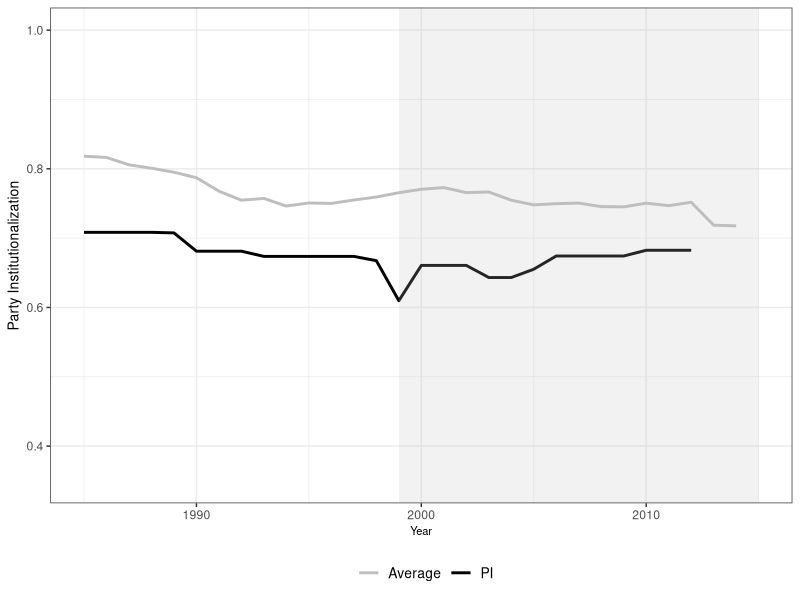
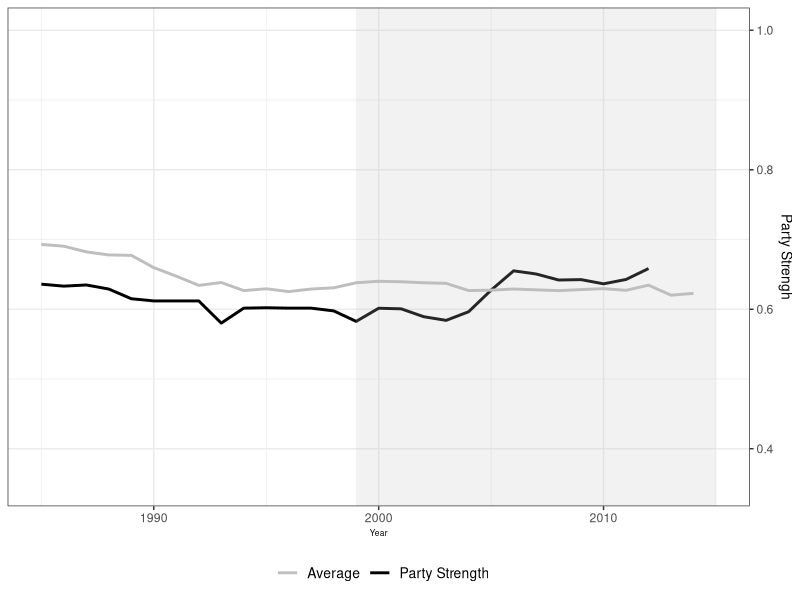
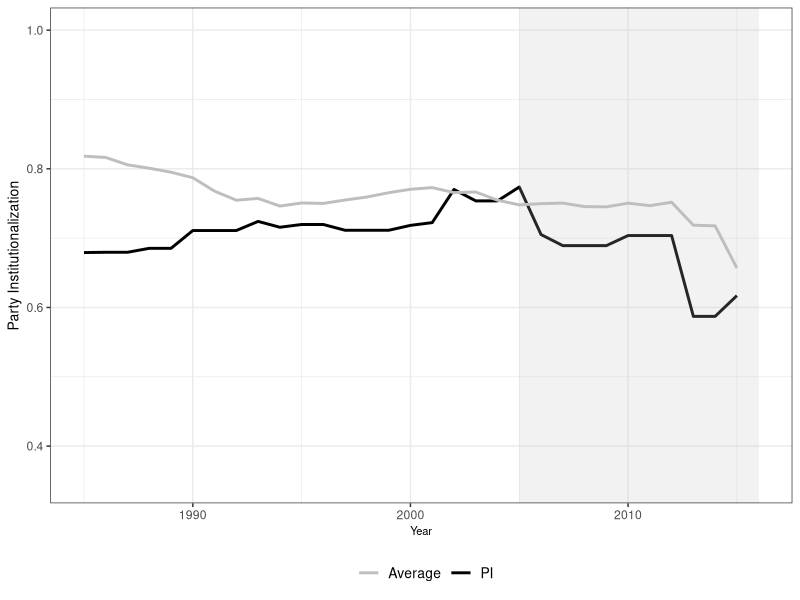

Recreate these plots in R, in order. (Note: this script raises an error after producing the figures.)
#fig 3-8
library(dplyr) 
library(readr)
library(ggplot2)
library(cowplot)
library(zoo)
#setwd("C:/Users/Darin/Documents/populism/descriptive")
`%notin%` <- function(x,y) !(x %in% y) 

df <- read_csv("time_series.csv")

###Venezuela####
dv <- df %>% 
  filter(countryname == "Venezuela")

v1 <- ggplot() +
  geom_line(data = dv, aes(x = year, y = v2xps_party, color = "v2xps_party"), size = 1) +
  geom_line(data = dv, aes(x = year, y = avg_psi, color = "average_PSI"), size = 1) +
  theme_bw() +
  geom_rect(aes(xmin = 1999, xmax = 2015, ymin = -Inf, ymax = Inf), fill = "gray", alpha= 0.2) +
  ylim(0.35,1) +
  xlim(1985, 2015) +
  ylab("Party Institutionalization") +
  xlab("Year") +
  #ggtitle("Venezuelan Party Institutionalization \nand Party Strength") +
  theme(plot.title = element_text(size = 10, lineheight=.8, face="bold"), legend.position = "bottom", legend.title=element_blank()) +
  scale_color_manual(values=c("v2xps_party"="black", "average_PSI" = "gray"), labels = c("Average", "PI"), name = "") +
  theme(legend.text=element_text(size=10), legend.title=element_text(size=10, face = "bold"),
        axis.title.x = element_text(size = 8),
        axis.title.y = element_text(size = 10)) 

v2 <- ggplot() +
  geom_line(data = dv, aes(x = year, y = normalPS, color = "normalPS"), size = 1) +
  geom_line(data = dv, aes(x = year, y = avg_nps, color = "avg_nps"), size = 1) +
  theme_bw() +
  geom_rect(aes(xmin = 1999, xmax = 2015, ymin = -Inf, ymax = Inf), fill = "gray", alpha= 0.2) +
  scale_y_continuous(limits = c(0.35, 1), position = "right") +
  xlim(1985, 2015) +
  ylab("Party Strengh") +
  xlab("Year") +
  #ggtitle("Venezuelan Party Institutionalization \nand Party Strength") +
  theme(plot.title = element_text(size = 10, lineheight=.8, face="bold"), legend.position = "bottom", legend.title=element_blank()) +
  scale_color_manual(values=c("normalPS"="black", "avg_nps" = "gray"), labels = c("Average", "Party Strength"), name = "") +
  theme(legend.text=element_text(size=10), legend.title=element_text(size=10, face = "bold"),
        axis.title.x = element_text(size = 6),
        axis.title.y = element_text(size = 10)) 


ggsave("venezuela1.jpg", plot = v1)
ggsave("venezuela2.jpg", plot = v2)
########

###Bolivia####
db <- df %>% 
  filter(countryname == "Bolivia")

b1 <- ggplot() +
  geom_line(data = db, aes(x = year, y = v2xps_party, color = "v2xps_party"), size = 1) +
  geom_line(data = db, aes(x = year, y = avg_psi, color = "average_PSI"), size = 1) +
  theme_bw() +
  geom_rect(aes(xmin = 2005, xmax = 2016, ymin = -Inf, ymax = Inf), fill = "gray", alpha= 0.2) +
  #geom_rect(aes(xmin = 2002, xmax = 2012, ymin = 0, ymax = Inf), fill = "gray", alpha= 0.2) +
  ylim(0.35,1) +
  xlim(1985, 2016) +
  ylab("Party Institutionalization") +
  xlab("Year") +
  #ggtitle("Venezuelan Party Institutionalization \nand Party Strength") +
  theme(plot.title = element_text(size = 10, lineheight=.8, face="bold"), legend.position = "bottom", legend.title=element_blank()) +
  scale_color_manual(values=c("v2xps_party"="black", "average_PSI" = "gray"), labels = c("Average", "PI"), name = "") +
  theme(legend.text=element_text(size=10), legend.title=element_text(size=10, face = "bold"),
        axis.title.x = element_text(size = 8),
        axis.title.y = element_text(size = 10)) 

b2 <- ggplot() +
  geom_line(data = db, aes(x = year, y = normalPI, color = "normalPI"), size = 1) +
  geom_line(data = db, aes(x = year, y = avg_nps, color = "avg_nps"), size = 1) +
  theme_bw() +
  geom_rect(aes(xmin = 2005, xmax = 2016, ymin = -Inf, ymax = Inf), fill = "gray", alpha= 0.2) +
  #geom_rect(aes(xmin = 2002, xmax = 2012, ymin = 0, ymax = Inf), fill = "gray", alpha= 0.2) +
  scale_y_continuous(limits = c(0.35, 1), position = "right") +
  xlim(1985, 2016) +
  ylab("Party Strengh") +
  xlab("Year") +
  #ggtitle("Venezuelan Party Institutionalization \nand Party Strength") +
  theme(plot.title = element_text(size = 10, lineheight=.8, face="bold"), legend.position = "bottom", legend.title=element_blank()) +
  scale_color_manual(values=c("normalPI"="black", "avg_nps" = "gray"), labels = c("Average", "Party Strength"), name = "") +
  theme(legend.text=element_text(size=10), legend.title=element_text(size=10, face = "bold"),
        axis.title.x = element_text(size = 6),
        axis.title.y = element_text(size = 10)) 

ggsave("bolivia1.jpg", plot = b1)
ggsave("bolivia2.jpg", plot = b2)

###France####
dfr <- df %>% 
  filter(countryname == "France")

f1 <- ggplot() +
  geom_line(data = dfr, aes(x = year, y = v2xps_party, color = "v2xps_party"), size = 1) +
  geom_line(data = dfr, aes(x = year, y = avg_psi, color = "average_PSI"), size = 1) +
  theme_bw() +
  geom_rect(aes(xmin = 1988, xmax = 2015, ymin = -Inf, ymax = Inf), fill = "gray", alpha= 0.2) +
  ylim(0.35,1) +
  xlim(1980, 2015) +
  ylab("Party Institutionalization") +
  xlab("Year") +
  theme(plot.title = element_text(size = 10, lineheight=.8, face="bold"), legend.position = "bottom", legend.title=element_blank()) +
  scale_color_manual(values=c("v2xps_party"="black", "average_PSI" = "gray"), labels = c("Average", "PI"), name = "") +
  theme(legend.text=element_text(size=10), legend.title=element_text(size=10, face = "bold"),
        axis.title.x = element_text(size = 8),
        axis.title.y = element_text(size = 10)) 

f2 <- ggplot() +
  geom_line(data = dfr, aes(x = year, y = normalPI, color = "normalPI"), size = 1) +
  geom_line(data = dfr, aes(x = year, y = avg_nps, color = "avg_nps"), size = 1) +
  theme_bw() +
  geom_rect(aes(xmin = 1988, xmax = 2015, ymin = -Inf, ymax = Inf), fill = "gray", alpha= 0.2) +
  scale_y_continuous(limits = c(0.35, 1), position = "right") +
  xlim(1980, 2015) +
  ylab("Party Strengh") +
  xlab("Year") +
  theme(plot.title = element_text(size = 10, lineheight=.8, face="bold"), legend.position = "bottom", legend.title=element_blank()) +
  scale_color_manual(values=c("normalPI"="black", "avg_nps" = "gray"), labels = c("Average", "Party Strength"), name = "") +
  theme(legend.text=element_text(size=10), legend.title=element_text(size=10, face = "bold"),
        axis.title.x = element_text(size = 6),
        axis.title.y = element_text(size = 10)) 

ggsave("france1.jpg", plot = f1)
ggsave("france2.jpg", plot = f2)

###Austria####
da <- df %>% 
  filter(countryname == "Austria")

a1 <- ggplot() +
  geom_line(data = da, aes(x = year, y = v2xps_party, color = "v2xps_party"), size = 1) +
  geom_line(data = da, aes(x = year, y = avg_psi, color = "average_PSI"), size = 1) +
  theme_bw() +
  geom_rect(aes(xmin = 1986, xmax = 2015, ymin = -Inf, ymax = Inf), fill = "gray", alpha= 0.2) +
  ylim(0.35,1) +
  xlim(1980, 2015) +
  ylab("Party Institutionalization") +
  xlab("Year") +
  theme(plot.title = element_text(size = 10, lineheight=.8, face="bold"), legend.position = "bottom", legend.title=element_blank()) +
  scale_color_manual(values=c("v2xps_party"="black", "average_PSI" = "gray"), labels = c("Average", "PI"), name = "") +
  theme(legend.text=element_text(size=10), legend.title=element_text(size=10, face = "bold"),
        axis.title.x = element_text(size = 8),
        axis.title.y = element_text(size = 10)) 

a2 <- ggplot() +
  geom_line(data = da, aes(x = year, y = normalPI, color = "normalPI"), size = 1) +
  geom_line(data = da, aes(x = year, y = avg_nps, color = "avg_nps"), size = 1) +
  theme_bw() +
  geom_rect(aes(xmin = 1986, xmax = 2015, ymin = -Inf, ymax = Inf), fill = "gray", alpha= 0.2) +
  scale_y_continuous(limits = c(0.35, 1), position = "right") +
  xlim(1980, 2015) +
  ylab("Party Strengh") +
  xlab("Year") +
  theme(plot.title = element_text(size = 10, lineheight=.8, face="bold"), legend.position = "bottom", legend.title=element_blank()) +
  scale_color_manual(values=c("normalPI"="black", "avg_nps" = "gray"), labels = c("Average", "Party Strength"), name = "") +
  theme(legend.text=element_text(size=10), legend.title=element_text(size=10, face = "bold"),
        axis.title.x = element_text(size = 6),
        axis.title.y = element_text(size = 10)) 


ggsave("austria1.jpg", plot = a1)
ggsave("austria2.jpg", plot = a2)

###USA####
du <- df %>% 
  filter(countryname == "United States of America")

u1 <- ggplot() +
  geom_line(data = du, aes(x = year, y = v2xps_party, color = "v2xps_party"), size = 1) +
  geom_line(data = du, aes(x = year, y = avg_psi, color = "average_PSI"), size = 1) +
  theme_bw() +
  geom_rect(aes(xmin = 2008, xmax = 2015, ymin = -Inf, ymax = Inf), fill = "gray", alpha= 0.2) +
  ylim(0.35,1) +
  xlim(1990, 2015) +
  ylab("Party Institutionalization") +
  xlab("Year") +
  theme(plot.title = element_text(size = 10, lineheight=.8, face="bold"), legend.position = "bottom", legend.title=element_blank()) +
  scale_color_manual(values=c("v2xps_party"="black", "average_PSI" = "gray"), labels = c("Average", "PI"), name = "") +
  theme(legend.text=element_text(size=10), legend.title=element_text(size=10, face = "bold"),
        axis.title.x = element_text(size = 8),
        axis.title.y = element_text(size = 10)) 

u2 <- ggplot() +
  geom_line(data = du, aes(x = year, y = normalPI, color = "normalPI"), size = 1) +
  geom_line(data = du, aes(x = year, y = avg_nps, color = "avg_nps"), size = 1) +
  theme_bw() +
  geom_rect(aes(xmin = 2008, xmax = 2015, ymin = -Inf, ymax = Inf), fill = "gray", alpha= 0.2) +
  scale_y_continuous(limits = c(0.35, 1), position = "right") +
  xlim(1990, 2015) +
  ylab("Party Strengh") +
  xlab("Year") +
  theme(plot.title = element_text(size = 10, lineheight=.8, face="bold"), legend.position = "bottom", legend.title=element_blank()) +
  scale_color_manual(values=c("normalPI"="black", "avg_nps" = "gray"), labels = c("Average", "Party Strength"), name = "") +
  theme(legend.text=element_text(size=10), legend.title=element_text(size=10, face = "bold"),
        axis.title.x = element_text(size = 6),
        axis.title.y = element_text(size = 10)) 


ggsave("usa1.jpg", plot = u1)
ggsave("usa2.jpg", plot = u2)

###Spain####
ds <- df %>% 
  filter(countryname == "Spain")

s1 <- ggplot() +
  geom_line(data = ds, aes(x = year, y = v2xps_party, color = "v2xps_party"), size = 1) +
  geom_line(data = ds, aes(x = year, y = avg_psi, color = "average_PSI"), size = 1) +
  theme_bw() +
  geom_rect(aes(xmin = 2014, xmax = 2015, ymin = -Inf, ymax = Inf), fill = "gray", alpha= 0.2) +
  ylim(0.35,1) +
  xlim(1990, 2015) +
  ylab("Party Institutionalization") +
  xlab("Year") +
  theme(plot.title = element_text(size = 10, lineheight=.8, face="bold"), legend.position = "bottom", legend.title=element_blank()) +
  scale_color_manual(values=c("v2xps_party"="black", "average_PSI" = "gray"), labels = c("Average", "PI"), name = "") +
  theme(legend.text=element_text(size=10), legend.title=element_text(size=10, face = "bold"),
        axis.title.x = element_text(size = 8),
        axis.title.y = element_text(size = 10)) 

s2 <- ggplot() +
  geom_line(data = ds, aes(x = year, y = normalPI, color = "normalPI"), size = 1) +
  geom_line(data = ds, aes(x = year, y = avg_nps, color = "avg_nps"), size = 1) +
  theme_bw() +
  geom_rect(aes(xmin = 2014, xmax = 2015, ymin = -Inf, ymax = Inf), fill = "gray", alpha= 0.2) +
  scale_y_continuous(limits = c(0.35, 1), position = "right") +
  xlim(1990, 2015) +
  ylab("Party Strengh") +
  xlab("Year") +
  theme(plot.title = element_text(size = 10, lineheight=.8, face="bold"), legend.position = "bottom", legend.title=element_blank()) +
  scale_color_manual(values=c("normalPI"="black", "avg_nps" = "gray"), labels = c("Average", "Party Strength"), name = "") +
  theme(legend.text=element_text(size=10), legend.title=element_text(size=10, face = "bold"),
        axis.title.x = element_text(size = 6),
        axis.title.y = element_text(size = 10)) 


ggsave("spain1.jpg", plot = s1)
ggsave("spain2.jpg", plot = s2)


